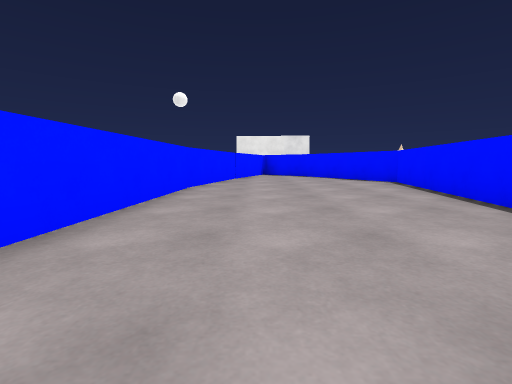
view 1 (above)

12 first-person views from a walk through a 3-D level made in the Unity game engine. The camera is 0.48 m above the floor, tilts 6° down and sees 85° across. The floor is counted in squares, 1 m on a side. Each view is taken from the middle of a square. On the plan, view 1 faces up. The plan holds only what a view shows up to about 9 squares ahead; the rest is blank. The place goes on beyond the plan. The player is left out. Some surface patterns are stand-ins.

view 2
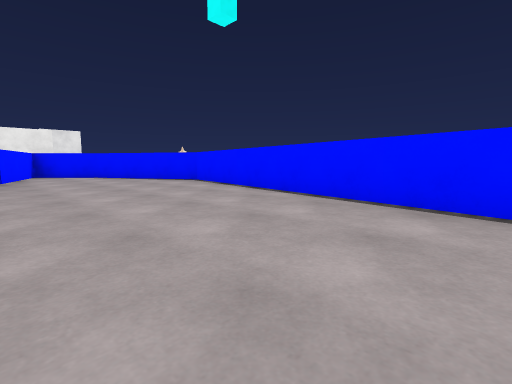

view 3
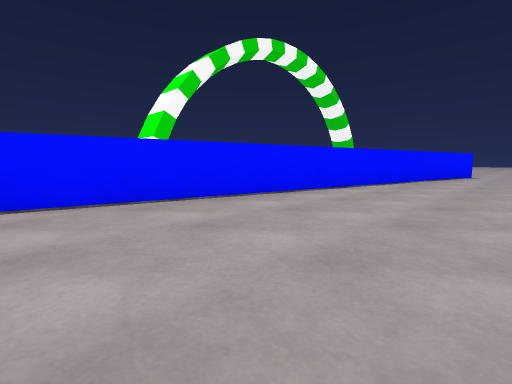

view 4
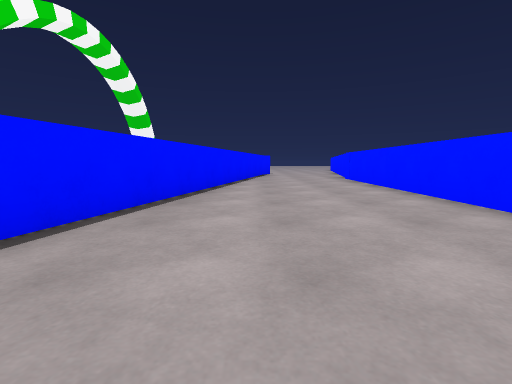

view 5
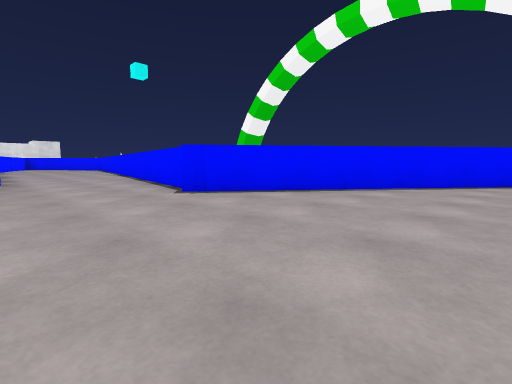

view 6
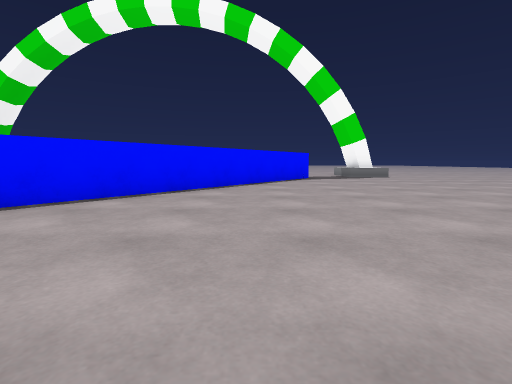

view 7
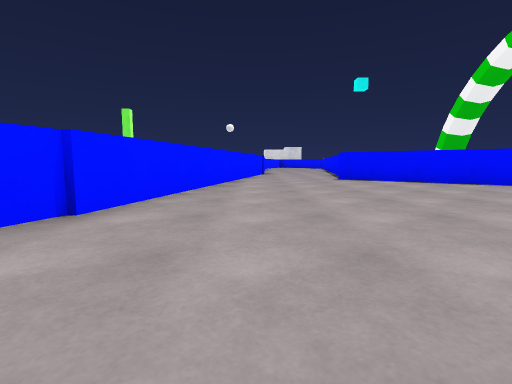

view 8
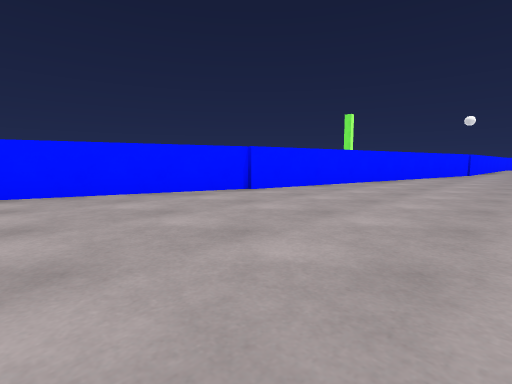

view 9
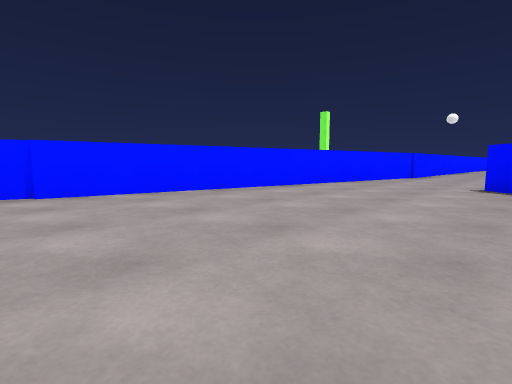

view 10
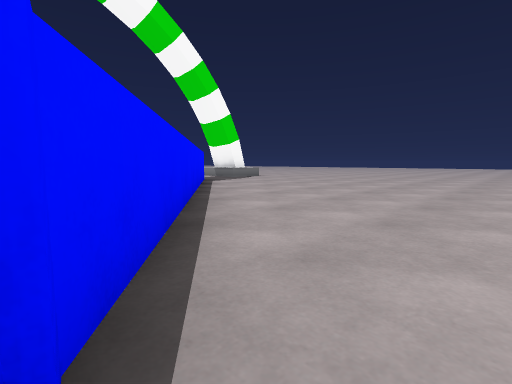

view 11
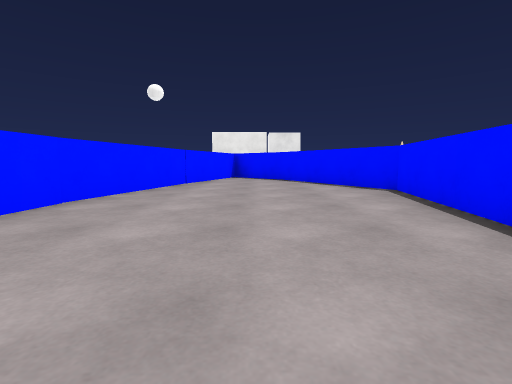

view 12
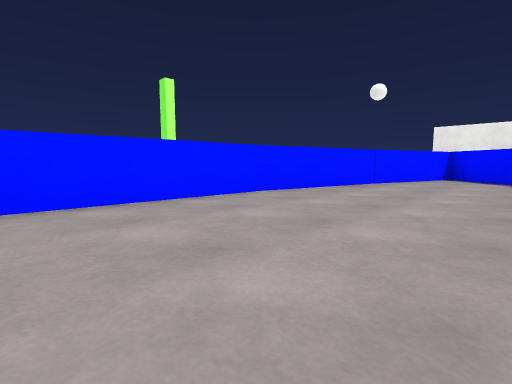

### Floor plan
Points are (right, up) in squares from view 1. A wall is a line through its corners. A room is listed if a view was taken in it or the views show most of it. See-through windows are left out.
Room 1 (views 1, 2, 3, 4, 11, 12)
walls: (-0.6, 8.6) (-1.3, 5.3) (-1.7, -3.5); (1.3, -4.6) (3.5, 6.9) (1.8, 9.9) (0.3, 11.3) (-0.6, 8.4)
ways out: opening at (-0.5, -4.5) to room 2
Room 2 (views 5, 6, 7, 8, 9, 10)
walls: (-3.7, -13.4) (-4.8, -16.8); (5.6, -11.7) (0.4, -7.9) (0.7, -7.5) (1.3, -4.6); (-1.6, -3.9) (-3.6, -13.5); (-1.7, -3.5) (-1.7, -4.5)
ways out: opening at (-0.5, -4.5) to room 1

Positions as (right, up) in squares from view 1, and headings:
1: (0, 0), facing up
2: (-1, 0), facing up-right
3: (-1, 3), facing down-right
4: (1, 4), facing down
5: (-2, -12), facing up-right
6: (-2, -11), facing right
7: (-2, -16), facing up
8: (0, -17), facing up-left
9: (1, -14), facing up-left
10: (0, -8), facing down-right
11: (1, 2), facing up
12: (2, 2), facing up-left
